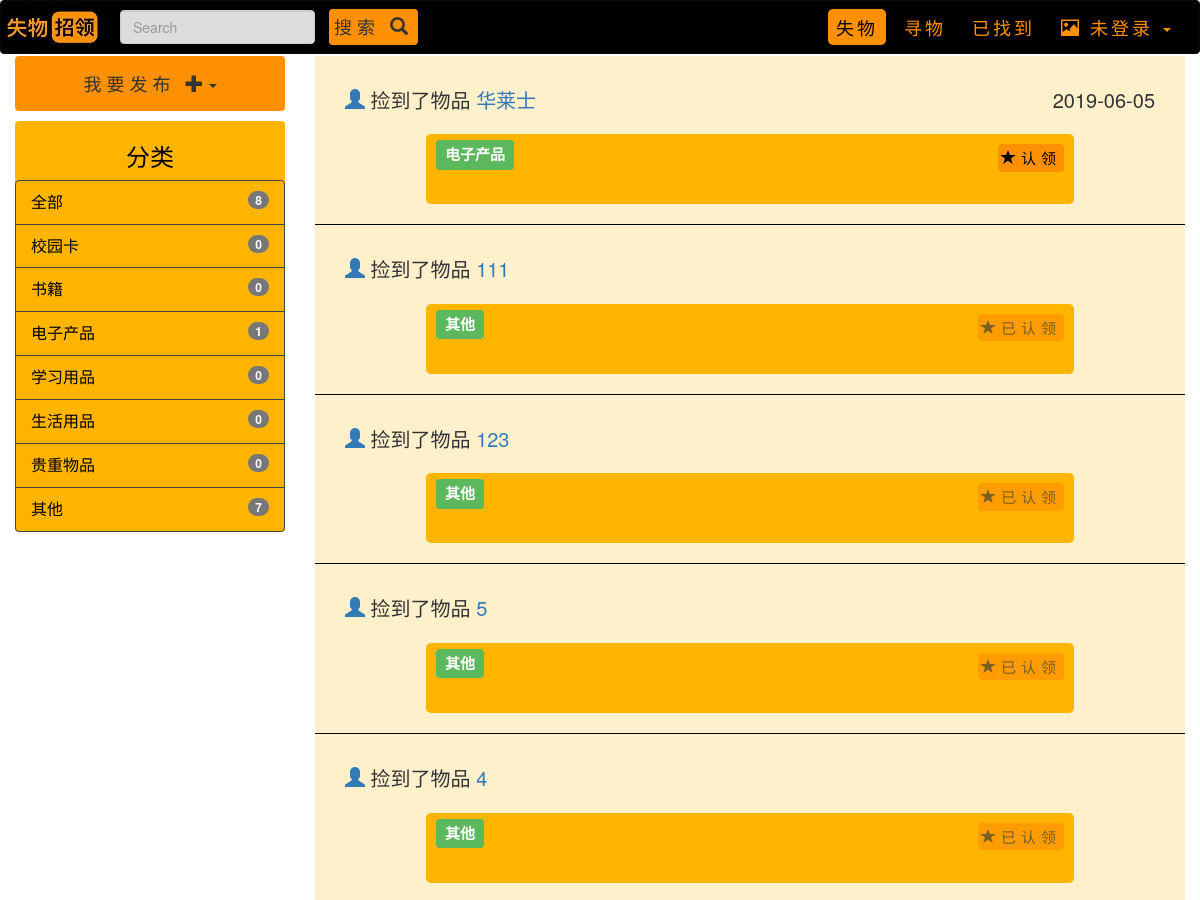
/found/ (upper part), run on an earlier commit of the app's database.
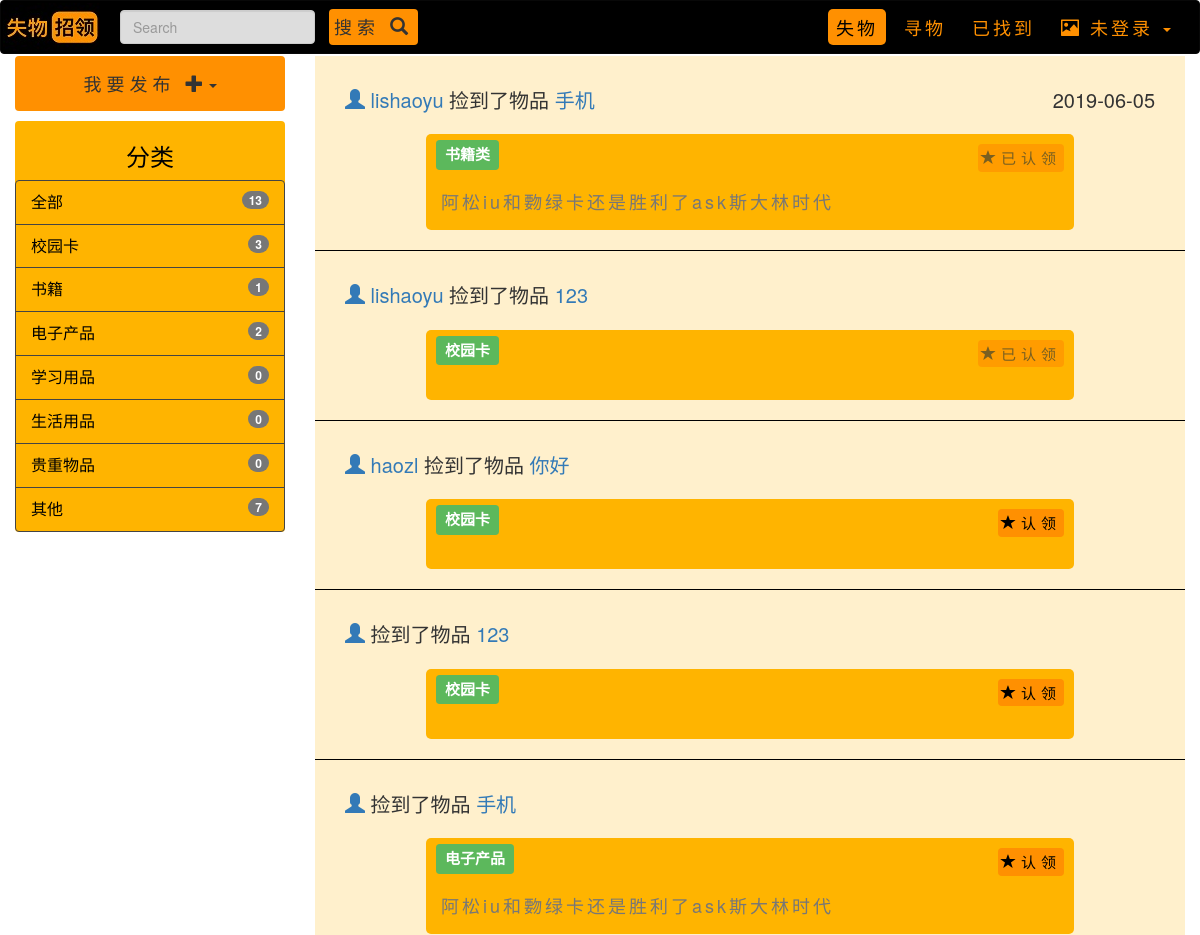
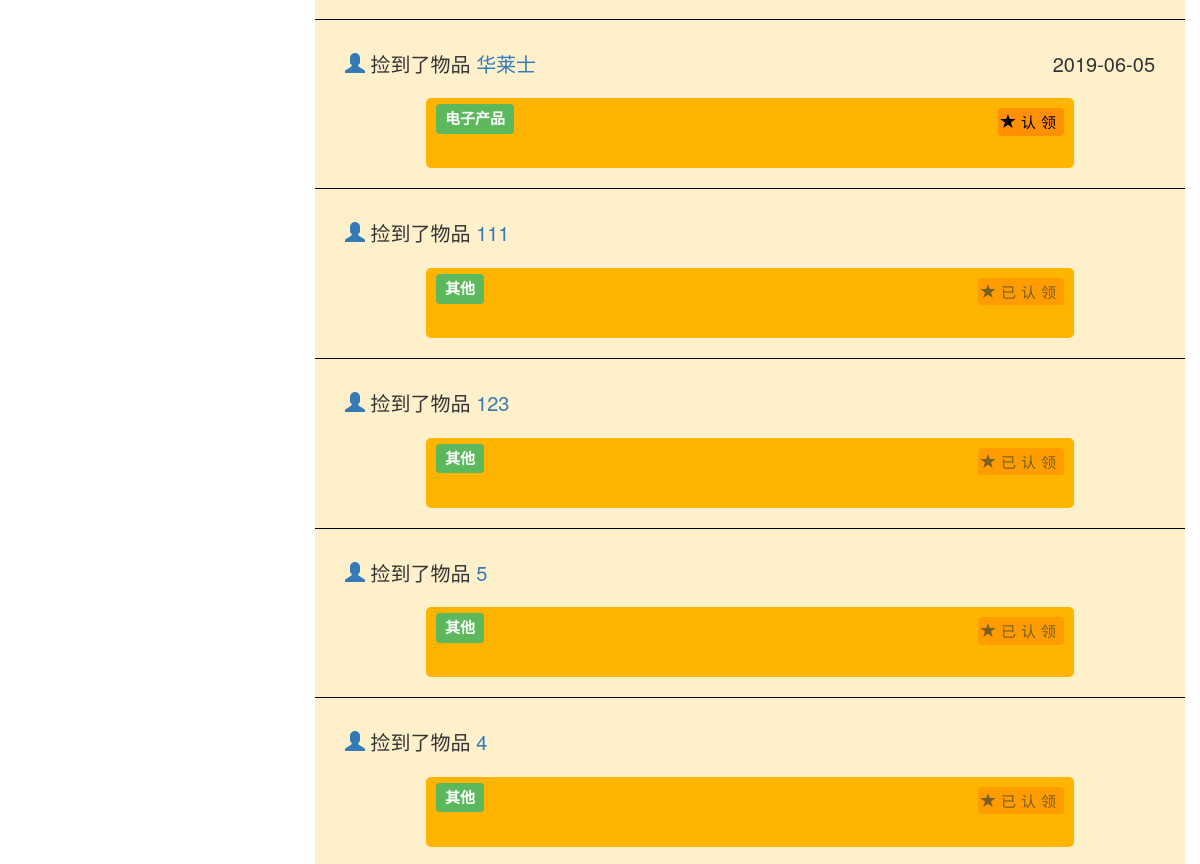
And on a later commit of the database (2 pictures, top to bottom).
### main/models.py (models this page shows, shortened)
class FoundItemData(models.Model):
    item_name = models.CharField(max_length=20)
    item_description = models.CharField(max_length=50, default="")
    item_type = models.CharField(choices=i_type, max_length=20, default="")
    item_time = models.CharField(max_length=20)
    item_location = models.CharField(max_length=50)
    item_status = models.BooleanField(default=False)
    item_publisher = models.CharField(max_length=20, default="")

### main/views.py (the view)
# urls.py: path("found/", views.found, name="found"),  # 捡到物品信息的页面
def found(request):
    book_amount_found = 0
    val_amount_found = 0
    study_amount_found = 0
    live_amount_found = 0
    card_amount_found = 0
    elec_amount_found = 0
    other_amount_found = 0
    for item in FoundItemData.objects.all():
        if item.item_type == "校园卡":
            card_amount_found += 1
        elif item.item_type == "书籍类":
            book_amount_found += 1
        elif item.item_type == "学习用品":
            study_amount_found += 1
        elif item.item_type == "生活用品":
            live_amount_found += 1
        elif item.item_type == "贵重物品":
            val_amount_found += 1
        elif item.item_type == "电子产品":
            elec_amount_found += 1
        elif item.item_type == "其他":
            other_amount_found += 1
    amount_found = book_amount_found + card_amount_found + elec_amount_found + other_amount_found + study_amount_found + live_amount_found + val_amount_found
    if request.method == "POST":
        items = []
        info = str(request.POST["search_info"])
        for item in FoundItemData.objects.all():
            if info in item.item_name or info in item.item_type or info in item.item_time or info in item.item_location or info in item.item_description or info in item.item_publisher:
                items.append(item)
        items.reverse()
        content = {"found_items": items, "all": amount_found, "card": card_amount_found, "book": book_amount_found, "elec": elec_amount_found, "other": other_amount_found, "study": study_amount_found,
                   "live": live_amount_found, "val": val_amount_found}
        return render(request, "found.html", content)
    else:
        items = []
        for item in FoundItemData.objects.all():
            items.append(item)
        items.reverse()
        content = {"found_items": items, "all": amount_found, "card": card_amount_found, "book": book_amount_found, "elec": elec_amount_found, "other": other_amount_found, "study": study_amount_found,
                   "live": live_amount_found, "val": val_amount_found}
        return render(request, "found.html", content)

### main/templates/found.html (shortened to what the changed rows need)
{% load staticfiles %}
<!DOCTYPE html>
<html lang="zh-hans">
<head>
    <link rel="stylesheet" href="{% static 'css\bootstrap.min.css' %}">
    <link rel="stylesheet" href="{% static 'css\navbar.css' %}">
    <link rel="stylesheet" href="{% static 'css\rightPart.css' %}">
    <link rel="stylesheet" href="{% static 'css\leftPart.css' %}">
</head>
<body>
<div class="container-fluid">
    <div class="row">
        <div class="col-md-3 left-part">
            <br>
            <div class="typebar">
              <div class="list-group">
                    <a href="{% url "main:found" %}" class="list-group-item">全部<span class="badge">{{ all }}</span></a>
                    <a href="{% url "main:found_card" %}" class="list-group-item">校园卡<span class="badge">{{ card }}</span></a>
                    <a href="{% url "main:found_book" %}" class="list-group-item">书籍<span class="badge">{{ book }}</span></a>
                    <a href="{% url "main:found_elec" %}" class="list-group-item">电子产品<span class="badge">{{ elec }}</span></a>
              </div>
            </div>
        </div>
        <div class="col-md-9 right-part" >
          {% for item in found_items %}
          <div class="item">
            <div class="top-part">
              <div class="people-name">
                <a href="#"><span class="glyphicon glyphicon-user"aria-hidden="true"> </span> {{item.item_publisher}}</a>
                捡到了物品
                <a href="#">{{item.item_name}}</a>
              </div>
              <div class="time">
                {{ item.item_time }}
              </div>
            </div>
            <div class="item-part">
              <span class="label label-success item-name">{{ item.item_type }}</span>
              {% if item.item_status == False %}
              <button class="btn" type="button" name="button" > <a href="{% url 'main:founditem_return' forloop.counter %}"><span class="glyphicon glyphicon-star"aria-hidden="true" ></span>认领</a> </button>
              {% else %}
              <button class="btn" type="button" disabled="disabled" name="button"><span class="glyphicon glyphicon-star"aria-hidden="true"> </span>已认领</button>
              {% endif %}
            <div class="description">
                {{ item.item_description }}
            </div>
            </div>
          </div>
          {% endfor %}
        </div>
  </div>
</div>
</body>
</html>

What changed in the data, as far as the page shows it:
added FoundItemData: item_publisher "lishaoyu", item_name "手机", item_time "2019-06-05", item_type "书籍类", item_status True (drawn), item_description "阿松iu和覅绿卡还是胜利了ask斯大林时代"
added FoundItemData: item_publisher "lishaoyu", item_name "123", item_type "校园卡", item_status True (drawn)
added FoundItemData: item_publisher "haozl", item_name "你好", item_type "校园卡", item_status False (drawn)
added FoundItemData: item_name "123", item_type "校园卡", item_status False (drawn)
added FoundItemData: item_name "手机", item_type "电子产品", item_status False (drawn), item_description "阿松iu和覅绿卡还是胜利了ask斯大林时代"
Also different on the page:
{{ all }}: "8" → "13"
{{ card }}: "0" → "3"
{{ book }}: "0" → "1"
{{ elec }}: "1" → "2"
